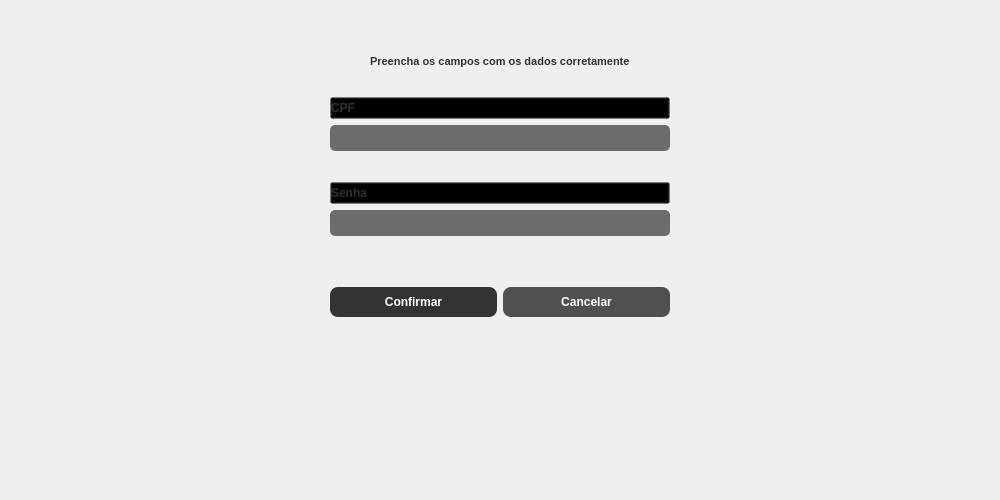
<?xml version="1.0" encoding="UTF-8"?>
<ui version="4.0">
 <class>Form</class>
 <widget class="QWidget" name="Form">
  <property name="geometry">
   <rect>
    <x>0</x>
    <y>0</y>
    <width>1000</width>
    <height>500</height>
   </rect>
  </property>
  <property name="windowTitle">
   <string>Form</string>
  </property>
  <layout class="QHBoxLayout" name="horizontalLayout_2">
   <item>
    <layout class="QHBoxLayout" name="horizontalLayout">
     <item>
      <spacer name="horizontalSpacer_4">
       <property name="orientation">
        <enum>Qt::Horizontal</enum>
       </property>
       <property name="sizeHint" stdset="0">
        <size>
         <width>40</width>
         <height>20</height>
        </size>
       </property>
      </spacer>
     </item>
     <item>
      <layout class="QVBoxLayout" name="verticalLayout">
       <item>
        <spacer name="verticalSpacer_5">
         <property name="orientation">
          <enum>Qt::Vertical</enum>
         </property>
         <property name="sizeType">
          <enum>QSizePolicy::Maximum</enum>
         </property>
         <property name="sizeHint" stdset="0">
          <size>
           <width>20</width>
           <height>40</height>
          </size>
         </property>
        </spacer>
       </item>
       <item>
        <layout class="QHBoxLayout" name="horizontalLayout_3">
         <item>
          <spacer name="horizontalSpacer">
           <property name="orientation">
            <enum>Qt::Horizontal</enum>
           </property>
           <property name="sizeHint" stdset="0">
            <size>
             <width>40</width>
             <height>20</height>
            </size>
           </property>
          </spacer>
         </item>
         <item>
          <widget class="QLabel" name="label">
           <property name="styleSheet">
            <string notr="true">font-weight: bold; font-size: 11px; color: #333333;</string>
           </property>
           <property name="text">
            <string>Preencha os campos com os dados corretamente</string>
           </property>
          </widget>
         </item>
         <item>
          <spacer name="horizontalSpacer_2">
           <property name="orientation">
            <enum>Qt::Horizontal</enum>
           </property>
           <property name="sizeHint" stdset="0">
            <size>
             <width>40</width>
             <height>20</height>
            </size>
           </property>
          </spacer>
         </item>
        </layout>
       </item>
       <item>
        <spacer name="verticalSpacer_4">
         <property name="orientation">
          <enum>Qt::Vertical</enum>
         </property>
         <property name="sizeType">
          <enum>QSizePolicy::Maximum</enum>
         </property>
         <property name="sizeHint" stdset="0">
          <size>
           <width>20</width>
           <height>20</height>
          </size>
         </property>
        </spacer>
       </item>
       <item>
        <widget class="QPushButton" name="pushButton">
         <property name="styleSheet">
          <string notr="true">background-color: transparent; color: #333333;font-size: 12px; font-weight: bold; text-align: left;</string>
         </property>
         <property name="text">
          <string>CPF</string>
         </property>
         <property name="icon">
          <iconset>
           <normaloff>../Assets/bank-account.png</normaloff>../Assets/bank-account.png</iconset>
         </property>
         <property name="iconSize">
          <size>
           <width>20</width>
           <height>20</height>
          </size>
         </property>
        </widget>
       </item>
       <item>
        <widget class="QLineEdit" name="le_aut_cpf">
         <property name="styleSheet">
          <string notr="true">background-color: #6C6C6C; color: white; padding: 5px; corner-radius: 10px; font-size: 12px; font-weight: bold; border-radius: 5px;</string>
         </property>
        </widget>
       </item>
       <item>
        <spacer name="verticalSpacer_2">
         <property name="orientation">
          <enum>Qt::Vertical</enum>
         </property>
         <property name="sizeType">
          <enum>QSizePolicy::Maximum</enum>
         </property>
         <property name="sizeHint" stdset="0">
          <size>
           <width>20</width>
           <height>25</height>
          </size>
         </property>
        </spacer>
       </item>
       <item>
        <widget class="QPushButton" name="pushButton_2">
         <property name="styleSheet">
          <string notr="true">background-color: transparent; color: #333333;font-size: 12px; font-weight: bold; text-align: left;</string>
         </property>
         <property name="text">
          <string>Senha</string>
         </property>
         <property name="icon">
          <iconset>
           <normaloff>../Assets/key.png</normaloff>../Assets/key.png</iconset>
         </property>
        </widget>
       </item>
       <item>
        <widget class="QLineEdit" name="le_aut_senha">
         <property name="styleSheet">
          <string notr="true">background-color: #6C6C6C; color: white; padding: 5px; corner-radius: 10px; font-size: 12px; font-weight: bold; border-radius: 5px;</string>
         </property>
        </widget>
       </item>
       <item>
        <spacer name="verticalSpacer_3">
         <property name="orientation">
          <enum>Qt::Vertical</enum>
         </property>
         <property name="sizeType">
          <enum>QSizePolicy::Maximum</enum>
         </property>
         <property name="sizeHint" stdset="0">
          <size>
           <width>20</width>
           <height>45</height>
          </size>
         </property>
        </spacer>
       </item>
       <item>
        <layout class="QHBoxLayout" name="horizontalLayout_4">
         <item>
          <widget class="QPushButton" name="btn_aut_confirmar">
           <property name="styleSheet">
            <string notr="true">background-color: #333333; color: white; padding: 8px; font-weight: bold; font-size: 12px; border-radius: 8px</string>
           </property>
           <property name="text">
            <string>Confirmar</string>
           </property>
          </widget>
         </item>
         <item>
          <widget class="QPushButton" name="btn_aut_cancelar">
           <property name="styleSheet">
            <string notr="true">background-color: #505050;; color: white; padding: 8px; font-weight: bold; font-size: 12px; border-radius: 8px</string>
           </property>
           <property name="text">
            <string>Cancelar</string>
           </property>
          </widget>
         </item>
        </layout>
       </item>
       <item>
        <spacer name="verticalSpacer">
         <property name="orientation">
          <enum>Qt::Vertical</enum>
         </property>
         <property name="sizeHint" stdset="0">
          <size>
           <width>20</width>
           <height>40</height>
          </size>
         </property>
        </spacer>
       </item>
      </layout>
     </item>
     <item>
      <spacer name="horizontalSpacer_3">
       <property name="orientation">
        <enum>Qt::Horizontal</enum>
       </property>
       <property name="sizeHint" stdset="0">
        <size>
         <width>40</width>
         <height>20</height>
        </size>
       </property>
      </spacer>
     </item>
    </layout>
   </item>
  </layout>
 </widget>
 <resources/>
 <connections/>
</ui>
